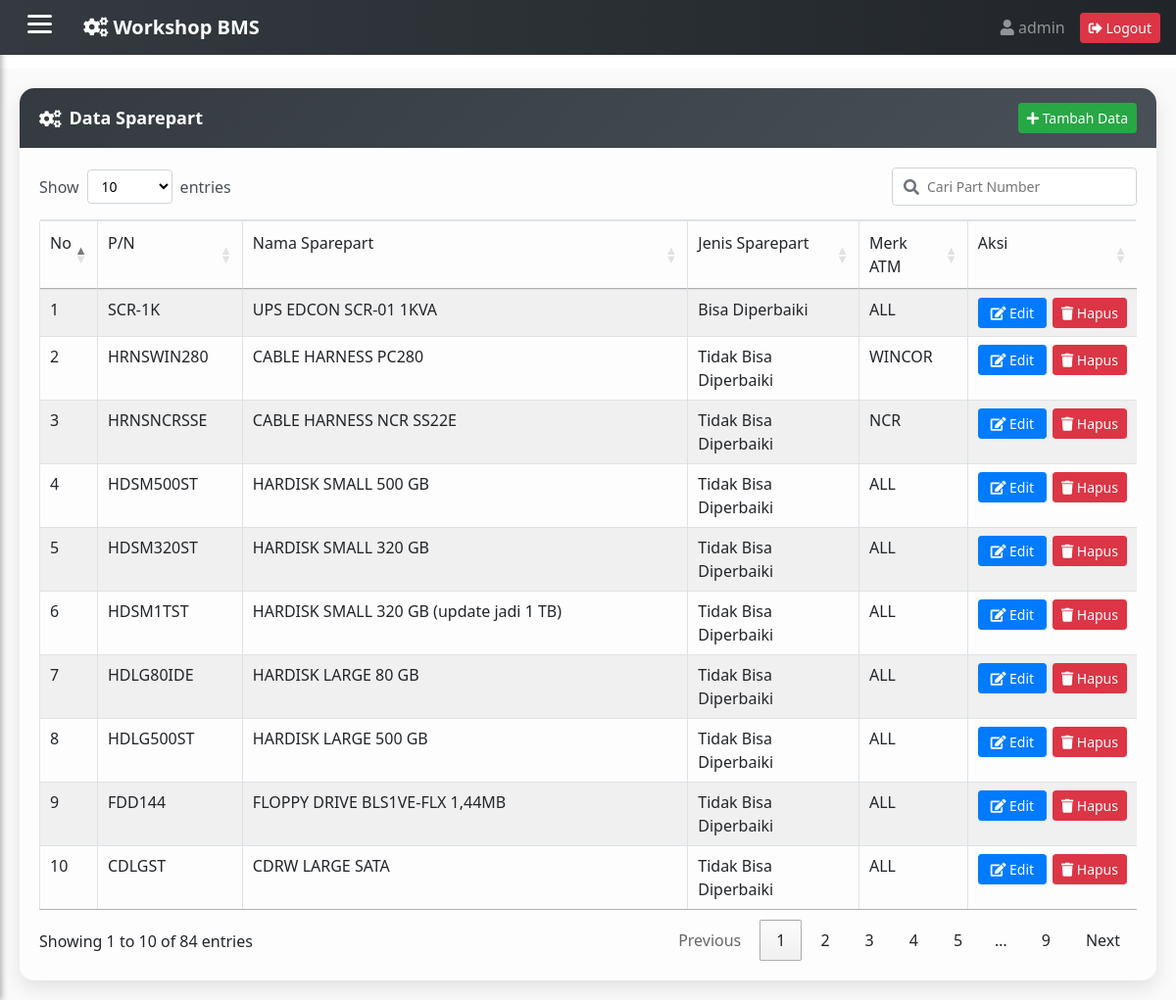
/admin/master_sparepart.php (signed in), run on the app's committed database.
### tables this page shows
CREATE TABLE `sparepart` (
  `part_number` varchar(50) NOT NULL DEFAULT '',
  `nama_sparepart` varchar(100) DEFAULT NULL,
  `jenis_part` varchar(50) DEFAULT NULL,
  `atm` varchar(50) DEFAULT NULL
);

### function_all/function_MSparepart.php (called while the page is built, shortened)
<?php
require_once('../Connections/koneksi.php');
$maxRows_Recordset1 = 1000;
$pageNum_Recordset1 = 0;
$startRow_Recordset1 = $pageNum_Recordset1 * $maxRows_Recordset1;
$query_Recordset1 = "SELECT * FROM sparepart ORDER BY part_number DESC";
$query_limit_Recordset1 = sprintf("%s LIMIT %d, %d", $query_Recordset1, $startRow_Recordset1, $maxRows_Recordset1);
$Recordset1 = mysqli_query($koneksi, $query_limit_Recordset1);
$row_Recordset1 = mysqli_fetch_assoc($Recordset1);
if (isset($_GET['totalRows_Recordset1'])) {
  $totalRows_Recordset1 = $_GET['totalRows_Recordset1'];
} else {
  $all_Recordset1 = mysqli_query($koneksi, $query_Recordset1);
  $totalRows_Recordset1 = mysqli_num_rows($all_Recordset1);
}
?>

### admin/master_sparepart.php (the view, shortened to what this page needs)
<?php include'../function_all/function_MSparepart.php';?>
<!DOCTYPE html PUBLIC "-//W3C//DTD XHTML 1.0 Transitional//EN" "http://www.w3.org/TR/xhtml1/DTD/xhtml1-transitional.dtd">
<html xmlns="http://www.w3.org/1999/xhtml">
<head>
<link rel="stylesheet" href="https://cdn.datatables.net/1.13.6/css/jquery.dataTables.min.css">
</head>
<body>
  <div class="card stylish-card animate-card">
    <div class="card-header stylish-header">
      <i class="fas fa-cogs mr-2"></i> Data Sparepart
      <button class="btn btn-success btn-sm ml-auto" onclick="openForm()">
        <i class="fas fa-plus"></i> Tambah Data
      </button>
    </div>
    <div class="card-body stylish-body">
        <div class="toolbar-search-only"></div>
        <div class="toolbar-custom mb-3">
        </div>
        <div class="table-responsive-custom">
            <table id="example" class="table table-striped table-bordered">
              <thead>
           	   <tr>
                <td>No</td>
                <td>P/N</td>
                <td>Nama Sparepart</td>
                <td>Jenis Sparepart</td>
                <td>Merk ATM</td>
                <td>Aksi</td>
              </tr>
            </thead>
            <tbody>
              <?php if ($totalRows_Recordset1 > 0): ?>
                <?php $no = $startRow_Recordset1 + 1; ?>
              <?php do { ?>
                <tr>
                  <td><?php echo $no++; ?></td>
                  <td><?php echo htmlspecialchars($row_Recordset1['part_number']); ?></td>
                  <td><?php echo htmlspecialchars($row_Recordset1['nama_sparepart']); ?></td>
                  <td><?php echo htmlspecialchars($row_Recordset1['jenis_part']); ?></td>
                  <td><?php echo htmlspecialchars($row_Recordset1['atm']); ?></td>
                  <td>
                    <div class="aksi-buttons">
                        <button
                          class="btn btn-primary btn-sm btn-animate"
                          onclick="openEditForm(
                            '<?php echo htmlspecialchars($row_Recordset1['part_number'], ENT_QUOTES); ?>',
                            '<?php echo htmlspecialchars($row_Recordset1['nama_sparepart'], ENT_QUOTES); ?>',
                            '<?php echo htmlspecialchars($row_Recordset1['jenis_part'], ENT_QUOTES); ?>',
                            '<?php echo htmlspecialchars($row_Recordset1['atm'], ENT_QUOTES); ?>'
                          )">
                          <i class="fas fa-edit"></i> Edit
                        </button>
                          <a href="../crud_all/hapus_master.php?part_number=<?php echo urlencode($row_Recordset1['part_number']); ?>"
                                  class="btn btn-danger btn-sm btn-hapus"
                                  data-part_number="<?php echo htmlspecialchars($row_Recordset1['part_number'], ENT_QUOTES); ?>">
                                  <i class="fa fa-trash"></i> Hapus
                                </a>
          </div>
        </td>
    </tr>
        <?php } while ($row_Recordset1 = mysqli_fetch_assoc($Recordset1)); ?>
  </tbody>
    <?php else: ?>
      <tbody>
      <tr>
        </tr>
    <?php endif; ?>
</table>
</div>
</div>
</div>
<?php
include '../template.php';
?>
</body>
</html>

### admin/master_sparepart.php (style rules this page uses)
td:last-child { white-space: nowrap; }
.aksi-buttons { display: flex; gap: 6px; justify-content: center; align-items: center; flex-wrap: nowrap; }
.aksi-buttons .btn { min-width: 70px; }
.table-responsive-custom { overflow-x: auto; }

### data on the page
sparepart: part_number "SCR-1K", nama_sparepart "UPS EDCON SCR-01 1KVA", jenis_part "Bisa Diperbaiki", atm "ALL"
sparepart: part_number "HRNSWIN280", nama_sparepart "CABLE HARNESS PC280", jenis_part "Tidak Bisa Diperbaiki", atm "WINCOR"
sparepart: part_number "HRNSNCRSSE", nama_sparepart "CABLE HARNESS NCR SS22E", jenis_part "Tidak Bisa Diperbaiki", atm "NCR"
sparepart: part_number "HDSM500ST", nama_sparepart "HARDISK SMALL 500 GB", jenis_part "Tidak Bisa Diperbaiki", atm "ALL"
sparepart: part_number "HDSM320ST", nama_sparepart "HARDISK SMALL 320 GB", jenis_part "Tidak Bisa Diperbaiki", atm "ALL"
sparepart: part_number "HDSM1TST", nama_sparepart "HARDISK SMALL 320 GB (update jadi 1 TB)", jenis_part "Tidak Bisa Diperbaiki", atm "ALL"
sparepart: part_number "HDLG80IDE", nama_sparepart "HARDISK LARGE 80 GB", jenis_part "Tidak Bisa Diperbaiki", atm "ALL"
sparepart: part_number "HDLG500ST", nama_sparepart "HARDISK LARGE 500 GB", jenis_part "Tidak Bisa Diperbaiki", atm "ALL"
sparepart: part_number "FDD144", nama_sparepart "FLOPPY DRIVE BLS1VE-FLX 1,44MB", jenis_part "Tidak Bisa Diperbaiki", atm "ALL"
sparepart: part_number "CDLGST", nama_sparepart "CDRW LARGE SATA", jenis_part "Tidak Bisa Diperbaiki", atm "ALL"

### other printed values
$username "admin"
